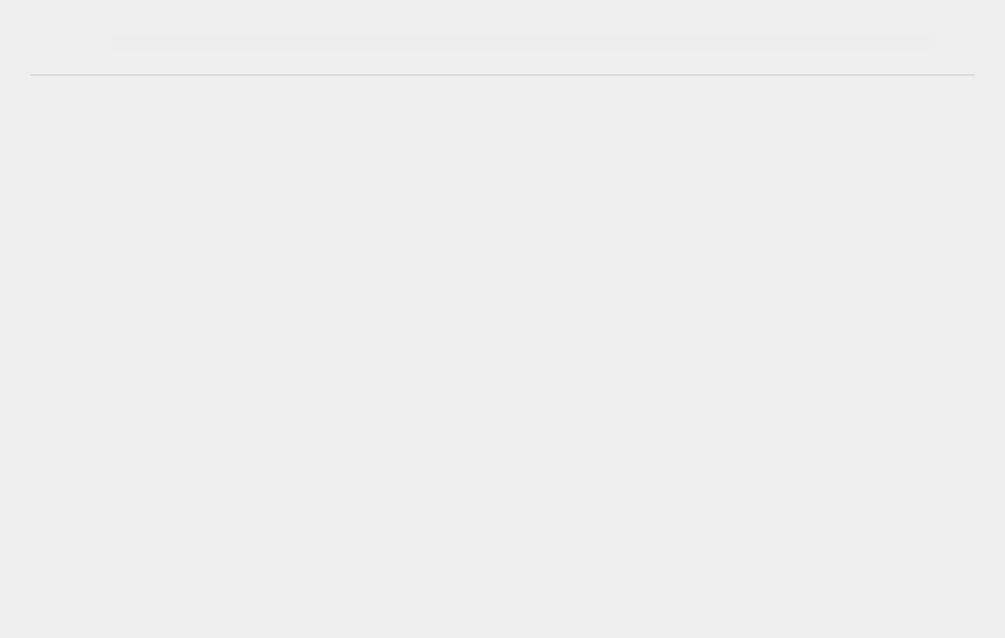
<?xml version="1.0" encoding="UTF-8"?>
<ui version="4.0">
 <class>CentralWidget</class>
 <widget class="QWidget" name="CentralWidget">
  <property name="geometry">
   <rect>
    <x>0</x>
    <y>0</y>
    <width>1005</width>
    <height>638</height>
   </rect>
  </property>
  <property name="windowTitle">
   <string>Form</string>
  </property>
  <property name="styleSheet">
   <string notr="true">#line_2 {
	color: #DDDDDD;
}

#label_title, #label_title2 {
	color: #999999;
}

#label_title3 {
	background-color: #EEEEEE;
	border: none;
}</string>
  </property>
  <layout class="QHBoxLayout" name="horizontalLayout">
   <property name="spacing">
    <number>0</number>
   </property>
   <property name="leftMargin">
    <number>0</number>
   </property>
   <property name="topMargin">
    <number>0</number>
   </property>
   <property name="rightMargin">
    <number>0</number>
   </property>
   <property name="bottomMargin">
    <number>0</number>
   </property>
   <item>
    <widget class="QWidget" name="widget_menu" native="true">
     <property name="minimumSize">
      <size>
       <width>0</width>
       <height>0</height>
      </size>
     </property>
     <layout class="QVBoxLayout" name="verticalLayout_8">
      <property name="spacing">
       <number>0</number>
      </property>
      <property name="leftMargin">
       <number>0</number>
      </property>
      <property name="topMargin">
       <number>0</number>
      </property>
      <property name="rightMargin">
       <number>0</number>
      </property>
      <property name="bottomMargin">
       <number>0</number>
      </property>
     </layout>
    </widget>
   </item>
   <item>
    <layout class="QVBoxLayout" name="verticalLayout">
     <property name="spacing">
      <number>0</number>
     </property>
     <item>
      <layout class="QHBoxLayout" name="horizontalLayout_2">
       <property name="spacing">
        <number>0</number>
       </property>
       <property name="sizeConstraint">
        <enum>QLayout::SetMaximumSize</enum>
       </property>
       <item>
        <layout class="QVBoxLayout" name="verticalLayout_2">
         <property name="spacing">
          <number>20</number>
         </property>
         <property name="sizeConstraint">
          <enum>QLayout::SetMaximumSize</enum>
         </property>
         <property name="leftMargin">
          <number>30</number>
         </property>
         <property name="topMargin">
          <number>30</number>
         </property>
         <property name="rightMargin">
          <number>30</number>
         </property>
         <property name="bottomMargin">
          <number>30</number>
         </property>
         <item>
          <widget class="QWidget" name="widget_title" native="true">
           <layout class="QVBoxLayout" name="verticalLayout_4">
            <property name="spacing">
             <number>20</number>
            </property>
            <property name="leftMargin">
             <number>0</number>
            </property>
            <property name="topMargin">
             <number>0</number>
            </property>
            <property name="rightMargin">
             <number>0</number>
            </property>
            <property name="bottomMargin">
             <number>0</number>
            </property>
            <item>
             <layout class="QHBoxLayout" name="horizontalLayout_5">
              <property name="spacing">
               <number>10</number>
              </property>
              <property name="rightMargin">
               <number>0</number>
              </property>
              <item>
               <widget class="QLabel" name="label_title">
                <property name="sizePolicy">
                 <sizepolicy hsizetype="Preferred" vsizetype="Preferred">
                  <horstretch>0</horstretch>
                  <verstretch>0</verstretch>
                 </sizepolicy>
                </property>
                <property name="minimumSize">
                 <size>
                  <width>0</width>
                  <height>0</height>
                 </size>
                </property>
                <property name="maximumSize">
                 <size>
                  <width>16777215</width>
                  <height>16777215</height>
                 </size>
                </property>
                <property name="font">
                 <font>
                  <pointsize>16</pointsize>
                  <weight>75</weight>
                  <bold>true</bold>
                 </font>
                </property>
                <property name="text">
                 <string/>
                </property>
               </widget>
              </item>
              <item>
               <widget class="QWidget" name="widget_title2" native="true">
                <property name="minimumSize">
                 <size>
                  <width>0</width>
                  <height>0</height>
                 </size>
                </property>
                <property name="font">
                 <font>
                  <pointsize>16</pointsize>
                 </font>
                </property>
                <layout class="QHBoxLayout" name="horizontalLayout_3">
                 <property name="leftMargin">
                  <number>0</number>
                 </property>
                 <property name="topMargin">
                  <number>0</number>
                 </property>
                 <property name="rightMargin">
                  <number>0</number>
                 </property>
                 <property name="bottomMargin">
                  <number>0</number>
                 </property>
                 <item>
                  <widget class="IconLabel" name="title2_icon">
                   <property name="minimumSize">
                    <size>
                     <width>10</width>
                     <height>10</height>
                    </size>
                   </property>
                   <property name="maximumSize">
                    <size>
                     <width>10</width>
                     <height>10</height>
                    </size>
                   </property>
                   <property name="text">
                    <string/>
                   </property>
                   <property name="pixmap">
                    <pixmap resource="../rc/resources.qrc">:/icons/images/material/fiber_manual_record.svg</pixmap>
                   </property>
                   <property name="scaledContents">
                    <bool>true</bool>
                   </property>
                   <property name="color" stdset="0">
                    <color>
                     <red>153</red>
                     <green>153</green>
                     <blue>153</blue>
                    </color>
                   </property>
                  </widget>
                 </item>
                 <item>
                  <widget class="QLabel" name="label_title2">
                   <property name="font">
                    <font>
                     <pointsize>16</pointsize>
                     <weight>75</weight>
                     <bold>true</bold>
                    </font>
                   </property>
                   <property name="text">
                    <string/>
                   </property>
                  </widget>
                 </item>
                </layout>
               </widget>
              </item>
              <item>
               <widget class="QWidget" name="widget_title3" native="true">
                <property name="minimumSize">
                 <size>
                  <width>0</width>
                  <height>0</height>
                 </size>
                </property>
                <layout class="QHBoxLayout" name="horizontalLayout_4">
                 <property name="leftMargin">
                  <number>0</number>
                 </property>
                 <property name="topMargin">
                  <number>0</number>
                 </property>
                 <property name="rightMargin">
                  <number>0</number>
                 </property>
                 <property name="bottomMargin">
                  <number>0</number>
                 </property>
                 <item>
                  <widget class="IconLabel" name="title3_icon">
                   <property name="minimumSize">
                    <size>
                     <width>10</width>
                     <height>10</height>
                    </size>
                   </property>
                   <property name="maximumSize">
                    <size>
                     <width>10</width>
                     <height>10</height>
                    </size>
                   </property>
                   <property name="text">
                    <string/>
                   </property>
                   <property name="pixmap">
                    <pixmap resource="../rc/resources.qrc">:/icons/images/material/fiber_manual_record.svg</pixmap>
                   </property>
                   <property name="scaledContents">
                    <bool>true</bool>
                   </property>
                   <property name="color" stdset="0">
                    <color>
                     <red>153</red>
                     <green>153</green>
                     <blue>153</blue>
                    </color>
                   </property>
                  </widget>
                 </item>
                 <item>
                  <widget class="QLineEdit" name="label_title3">
                   <property name="readOnly">
                    <bool>true</bool>
                   </property>
                  </widget>
                 </item>
                </layout>
               </widget>
              </item>
              <item>
               <spacer name="horizontalSpacer">
                <property name="orientation">
                 <enum>Qt::Horizontal</enum>
                </property>
                <property name="sizeType">
                 <enum>QSizePolicy::Preferred</enum>
                </property>
                <property name="sizeHint" stdset="0">
                 <size>
                  <width>40</width>
                  <height>20</height>
                 </size>
                </property>
               </spacer>
              </item>
             </layout>
            </item>
            <item>
             <widget class="Line" name="line_2">
              <property name="frameShadow">
               <enum>QFrame::Plain</enum>
              </property>
              <property name="lineWidth">
               <number>2</number>
              </property>
              <property name="orientation">
               <enum>Qt::Horizontal</enum>
              </property>
             </widget>
            </item>
           </layout>
          </widget>
         </item>
         <item>
          <widget class="QWidget" name="widget_central" native="true">
           <property name="sizePolicy">
            <sizepolicy hsizetype="Expanding" vsizetype="Expanding">
             <horstretch>0</horstretch>
             <verstretch>0</verstretch>
            </sizepolicy>
           </property>
           <layout class="QVBoxLayout" name="verticalLayout_6">
            <property name="spacing">
             <number>0</number>
            </property>
            <property name="leftMargin">
             <number>0</number>
            </property>
            <property name="topMargin">
             <number>0</number>
            </property>
            <property name="rightMargin">
             <number>0</number>
            </property>
            <property name="bottomMargin">
             <number>0</number>
            </property>
           </layout>
          </widget>
         </item>
        </layout>
       </item>
       <item>
        <widget class="QWidget" name="widget_notif" native="true">
         <property name="sizePolicy">
          <sizepolicy hsizetype="Fixed" vsizetype="Expanding">
           <horstretch>0</horstretch>
           <verstretch>0</verstretch>
          </sizepolicy>
         </property>
         <property name="minimumSize">
          <size>
           <width>350</width>
           <height>0</height>
          </size>
         </property>
         <property name="maximumSize">
          <size>
           <width>350</width>
           <height>16777215</height>
          </size>
         </property>
         <layout class="QVBoxLayout" name="verticalLayout_5">
          <property name="spacing">
           <number>0</number>
          </property>
          <property name="sizeConstraint">
           <enum>QLayout::SetMinimumSize</enum>
          </property>
          <property name="leftMargin">
           <number>0</number>
          </property>
          <property name="topMargin">
           <number>0</number>
          </property>
          <property name="rightMargin">
           <number>0</number>
          </property>
          <property name="bottomMargin">
           <number>0</number>
          </property>
         </layout>
        </widget>
       </item>
      </layout>
     </item>
    </layout>
   </item>
  </layout>
 </widget>
 <customwidgets>
  <customwidget>
   <class>IconLabel</class>
   <extends>QLabel</extends>
   <header>parsec.core.gui.custom_widgets</header>
  </customwidget>
 </customwidgets>
 <resources>
  <include location="../rc/resources.qrc"/>
 </resources>
 <connections/>
</ui>
